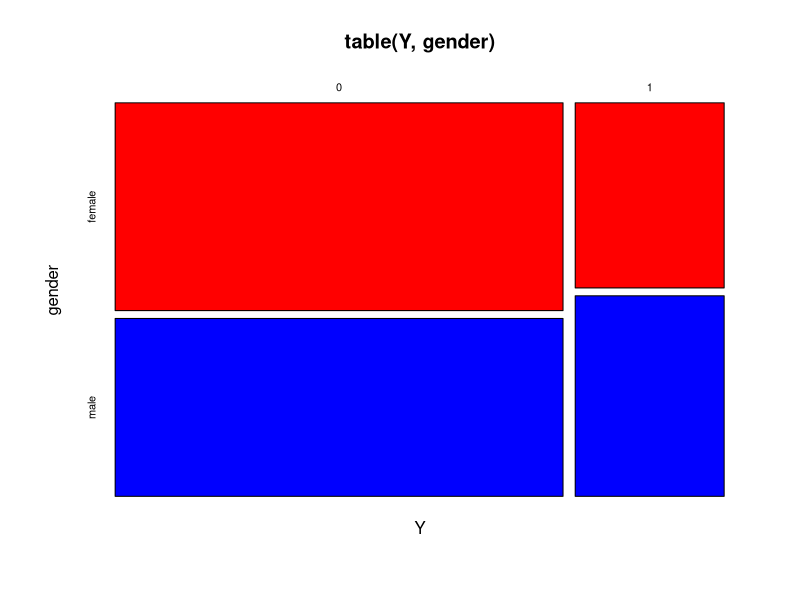
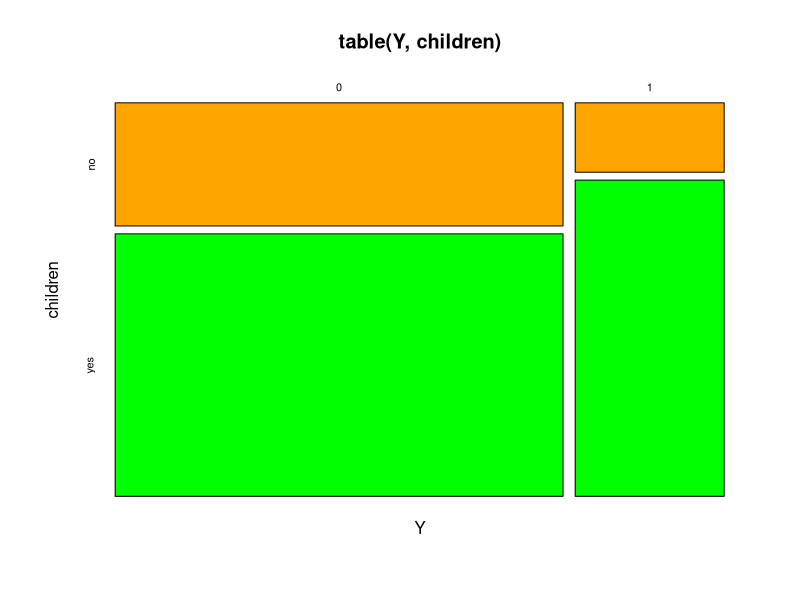
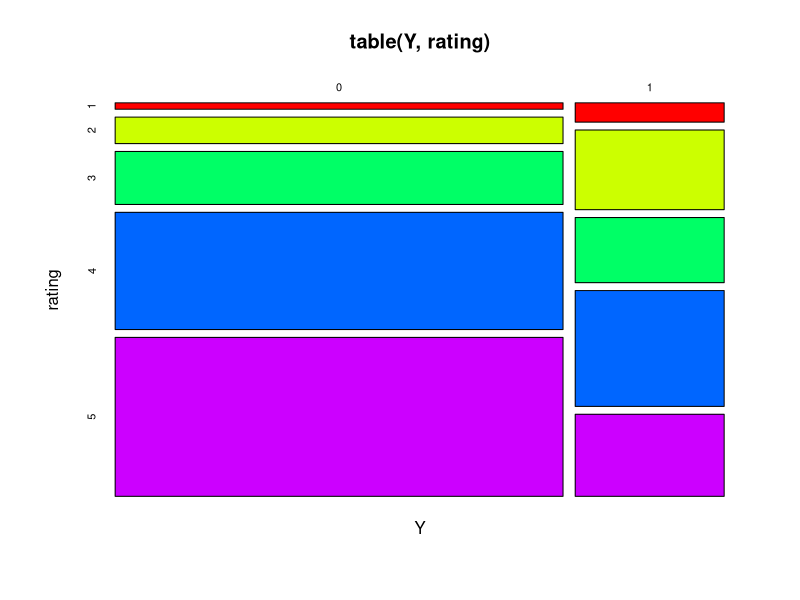

The R source for these figures, in order: (Note: this script raises an error after producing the figures.)
###############################################################################################
#   Regression Exercise-05                                                                    #
#   Date: 1st July 2023                                                                       #
###############################################################################################

# Preparations
rm(list = ls(all.names = TRUE))

# load the dataset
library(AER)
data("Affairs")

# summary if the data
str(Affairs)

# attach the variables
attach(Affairs)

# check the variable affairs
table(affairs)

# make new variable Y
Affairs$Y <- as.numeric(Affairs$affairs > 0)
attach(Affairs)

table(Y)


# (a) Explore graphically the effect of single explanatory variables on Y (use for example: spineplot, barplot, or mosaicplot).

mosaicplot(table(Y, gender), col=c("red","blue"))
mosaicplot(table(Y, children), col=(c("orange","green")))
mosaicplot(table(Y, rating), col=rainbow(5))


mosaicplot()

head(Affairs)
